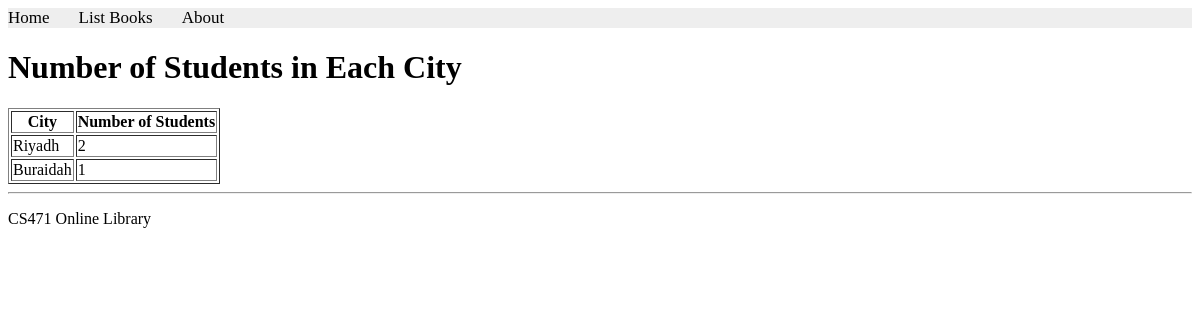
Screenshot of /books/lab8/students-per-city with the database file from the repository.
### apps/bookmodule/models.py (models this page shows, shortened)
class Address(models.Model):
    city = models.CharField(max_length=100)

### apps/bookmodule/views.py (the view)
def students_per_city(request):
    cities = Address.objects.annotate(
        student_count=Count('students')
    )
    return render(
        request,
        'bookmodule/studentsPerCity.html',
        {'cities': cities}
    )

### apps/templates/bookmodule/studentsPerCity.html (shortened to what this page needs)
{% extends "layouts/base.html" %}
{% block content %}
<h1>Number of Students in Each City</h1>
<table border="1">
    <tr>
        <th>City</th>
        <th>Number of Students</th>
    </tr>
    {% for city in cities %}
    <tr>
        <td>{{ city.city }}</td>
        <td>{{ city.student_count }}</td>
    </tr>
    {% empty %}
    <tr>
        <td colspan="2">No cities found.</td>
    </tr>
    {% endfor %}
</table>
{% endblock content %}

### rows the page displays
Address: city "Riyadh", student_count "2"
Address: city "Buraidah", student_count "1"
